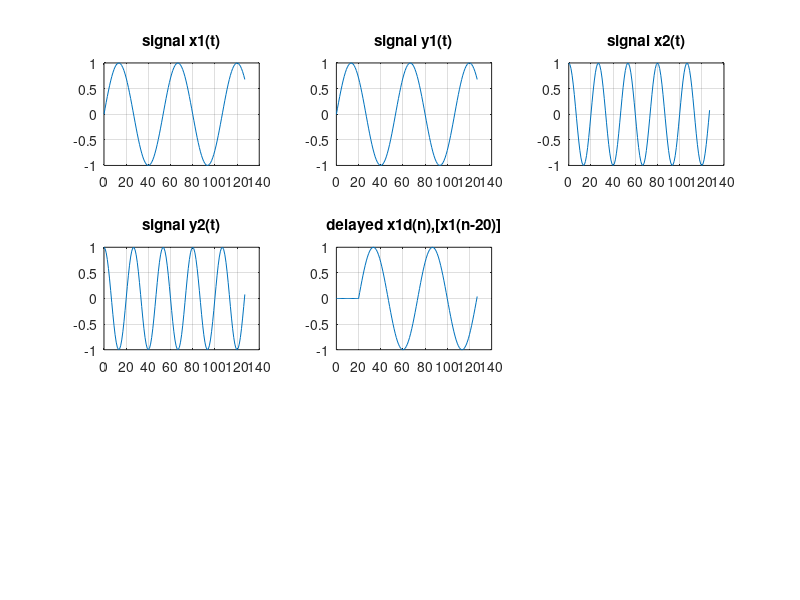

The MATLAB source for this figure:
N=128;
f1=150;
f2=300;
fs=8000;
n=0:N-1;
x1=sin(2*pi*(f1/fs)*n);
x2=cos(2*pi*(f2/fs)*n);
y1=x1;
y2=x2;
figure(1);
subplot(3,3,1);
plot(n,x1);
grid;
title('signal x1(t)');
subplot(3,3,2);
plot(n,y1);
grid;
title('signal y1(t)');
subplot(3,3,3);
plot(n,x2);
grid;
title('signal x2(t)');
subplot(3,3,4);
plot(n,y2);
grid;
title('signal y2(t)');
%signal delay
x1d=[zeros(1,20),x1(1:N-20)];
subplot(3,3,5);
plot(n,x1d);
grid;
title('delayed x1d(n),[x1(n-20)]');
